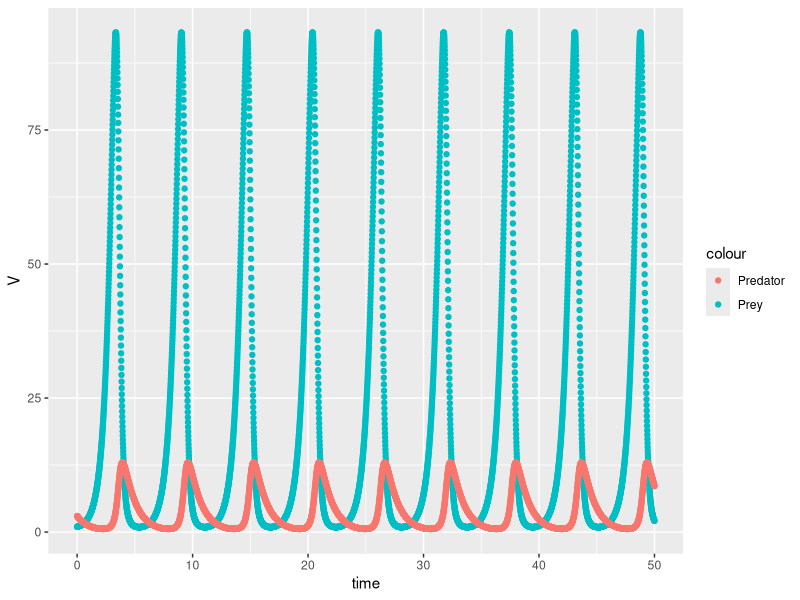
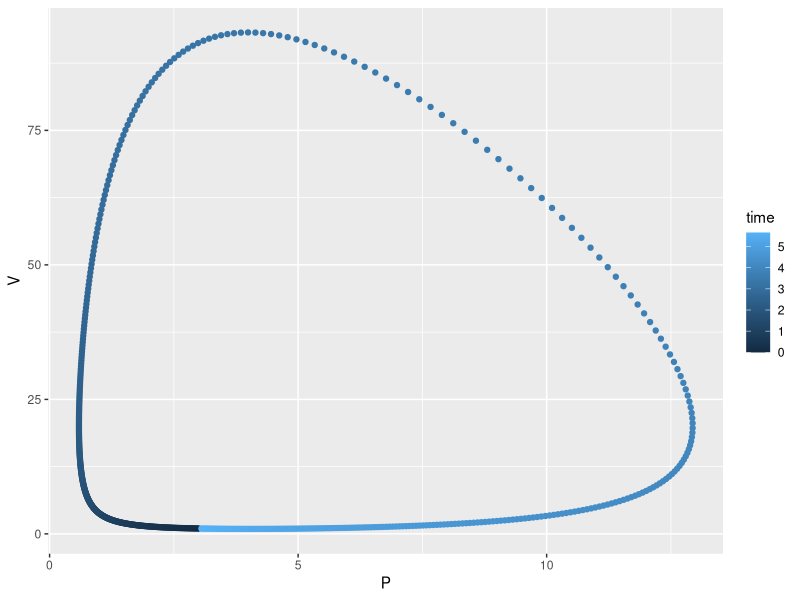

These charts were generated, in order, by the following R code:
library(deSolve)
library(ggplot2)

#time
t <- seq(0, 50, by = 0.01)

# parameters
parameters <- c(r = 2, k = 0.5, e = 0.1, d = 1)

# initial condition: this is an array now!
state <- c(V = 1, P = 3)

lotkaVolterra <- function(t, state, parameters){
  with(as.list(c(state, parameters)), {
    dV = r * V - k * V * P
    dP = e * k * V * P - d * P
    list(c(dV, dP))
  })
}

out <- ode(y = state, times = t, func = lotkaVolterra, parms = parameters)
out_df = as.data.frame(out)

ggplot(data = out_df, aes(x = time, y = V, color= 'Prey')) + geom_point() + geom_point(data = out_df, aes(x = time, y = P, color = 'Predator'))
ggplot(data = out_df[1:567,], aes(x = P, V, color = time)) + geom_point()
